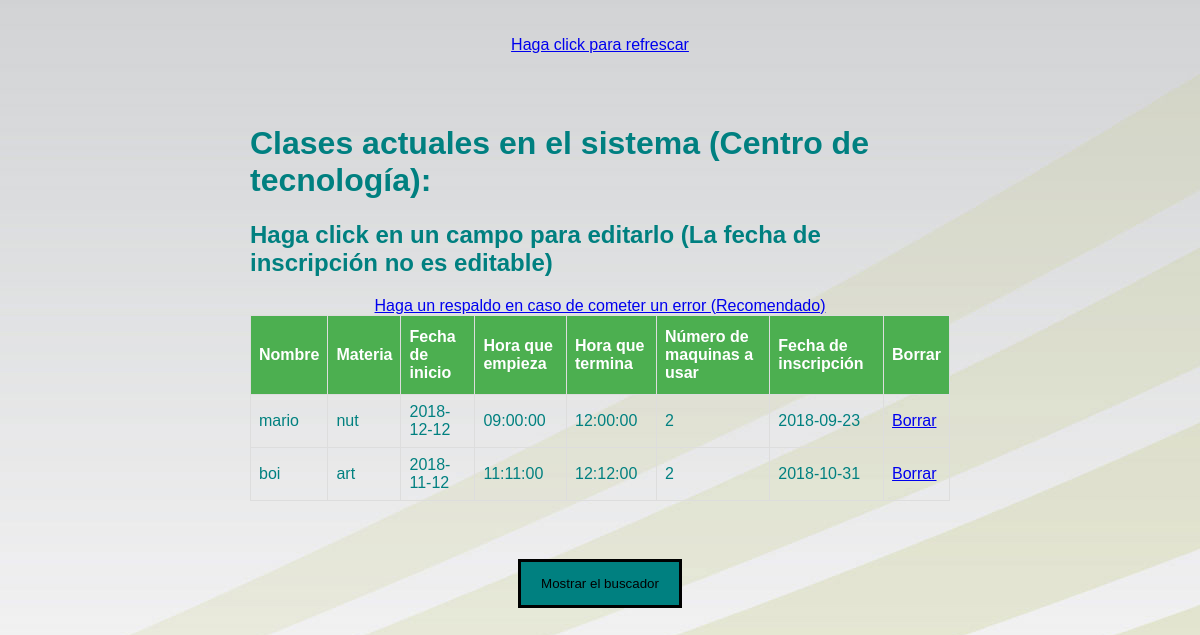
/cdtclase.php, run on an earlier commit of the app's database.
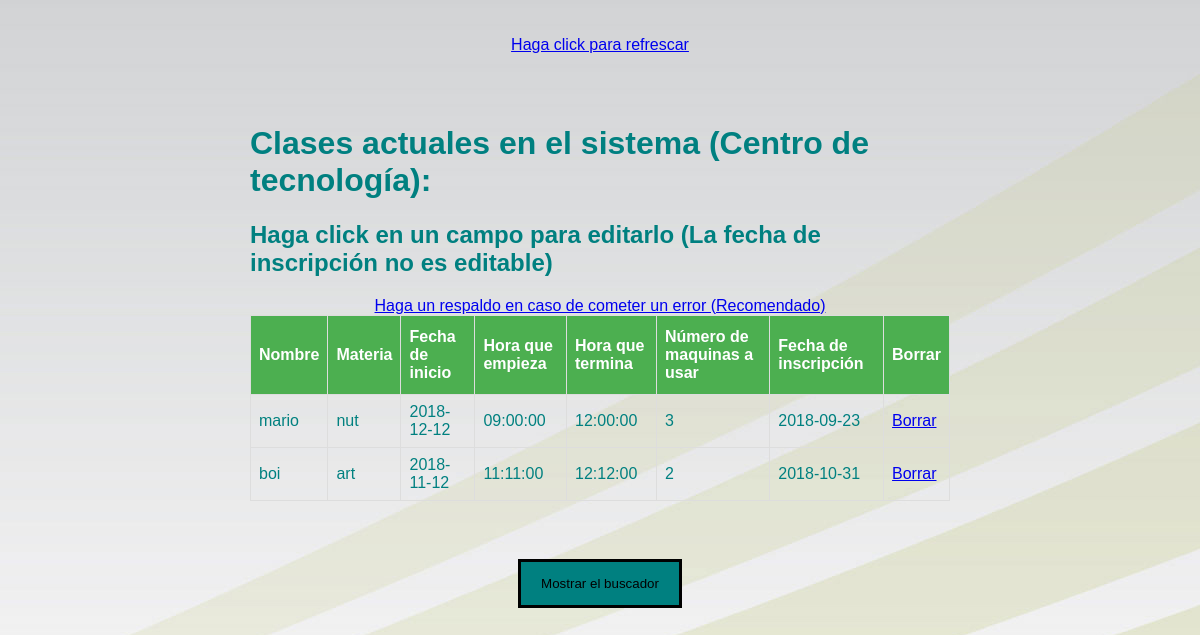
And on a later commit of the database.
### tables this page shows
CREATE TABLE `reservacdt` (
  `id` int(11) NOT NULL AUTO_INCREMENT,
  `nombre` varchar(100) NOT NULL,
  `materia` varchar(100) NOT NULL,
  `fecha` date NOT NULL,
  `fechaemp` time NOT NULL,
  `fechater` time NOT NULL,
  `numero` int(11) NOT NULL,
  `fechainscripcion` date NOT NULL,
  PRIMARY KEY (`id`)
);

### cdtclase.php (the view, shortened to what this page needs)
<?php
include_once("connection.php");
$sql = "SELECT * FROM `reservacdt` limit 10 ";
$queryRecords = mysqli_query($conn, $sql) or die("Error al buscar");
?>
<!DOCTYPE html>
<html lang="en">
<head>
<link rel="stylesheet" href="estilos\clase.css">
</head>
<body>
<br></br>
<div style="text-align: center;"><a href="cdtclase.php">Haga click para refrescar</a></div>
<div class="container" style="padding:50px 250px;">
<h1>Clases actuales en el sistema (Centro de tecnología):</h1>
<h2>Haga click en un campo para editarlo (La fecha de inscripción no es editable)</h2>
<div style="text-align: center;"><a href="backup.php" target="_blank">Haga un respaldo en caso de cometer un error (Recomendado)</a></div>
<table id="employee_grid" name="employee_grid" class="table table-condensed table-hover table-striped bootgrid-table" width="60%" cellspacing="0">
   <thead>
      <tr>
         <th>Nombre</th>
         <th>Materia</th>
         <th>Fecha de inicio</th>
		 <th>Hora que empieza</th>
		 <th>Hora que termina</th>
		 <th>Número de maquinas a usar</th>
		 <th>Fecha de inscripción</th>
		 <th>Borrar</th>
      </tr>
   </thead>
   <tbody id="_editable_table">
      <?php foreach($queryRecords as $res) :?>
      <tr data-row-id="<?php echo $res['id'];?>">
	  <center><td class="editable-col" contenteditable="true" colcdt='0' oldVal ="<?php echo $res['nombre'];?>"><?php echo $res['nombre'];?></td></center>
	  <center><td class="editable-col" contenteditable="true" colcdt='1' oldVal ="<?php echo $res['materia'];?>"><?php echo $res['materia'];?></td></center>
	  <center><td class="editable-col" contenteditable="true" colcdt='2' oldVal ="<?php echo $res['fecha'];?>"><?php echo $res['fecha'];?></td></center>
	  <center><td class="editable-col" contenteditable="true" colcdt='3' oldVal ="<?php echo $res['fechaemp'];?>"><?php echo $res['fechaemp'];?></td></center>
	  <center><td class="editable-col" contenteditable="true" colcdt='4' oldVal ="<?php echo $res['fechater'];?>"><?php echo $res['fechater'];?></td></center>
	  <center><td class="editable-col" contenteditable="true" colcdt='5' oldVal ="<?php echo $res['numero'];?>"><?php echo $res['numero'];?></td></center>
	  <center><td class="editable-col" contenteditable="false" colcdt='6' oldVal ="<?php echo $res['fechainscripcion'];?>"><?php echo $res['fechainscripcion'];?></td></center>
		 <?php
		 echo "<td><a href='deletecdt.php?id=".$res['id']."'>Borrar</a></td>";
		 echo "</tr>";
		 ?>
	  <?php endforeach;?>
   </tbody>
</table>
</div>
<div id="boton2" style="text-align: center;">
<button onclick="myFunction2()" id="busca">Mostrar el buscador</button>
</div>
</body>
</html>

What changed in the data, as far as the page shows it:
changed reservacdt "mario": numero "2" → "3"
